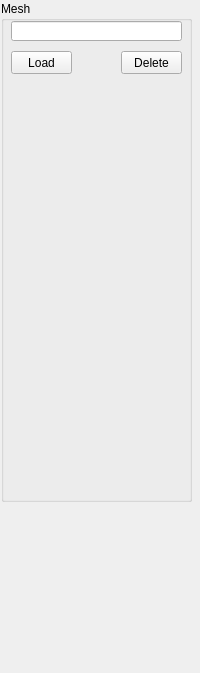
<?xml version="1.0" encoding="UTF-8"?>
<ui version="4.0">
 <class>meshBox</class>
 <widget class="QWidget" name="meshBox">
  <property name="geometry">
   <rect>
    <x>0</x>
    <y>0</y>
    <width>200</width>
    <height>673</height>
   </rect>
  </property>
  <property name="windowTitle">
   <string>Form</string>
  </property>
  <widget class="QGroupBox" name="meshGroup">
   <property name="geometry">
    <rect>
     <x>1</x>
     <y>1</y>
     <width>191</width>
     <height>501</height>
    </rect>
   </property>
   <property name="title">
    <string>Mesh</string>
   </property>
   <widget class="QLineEdit" name="fileNameLine">
    <property name="geometry">
     <rect>
      <x>10</x>
      <y>20</y>
      <width>171</width>
      <height>20</height>
     </rect>
    </property>
    <property name="text">
     <string/>
    </property>
   </widget>
   <widget class="QPushButton" name="loadButton">
    <property name="geometry">
     <rect>
      <x>10</x>
      <y>50</y>
      <width>61</width>
      <height>23</height>
     </rect>
    </property>
    <property name="text">
     <string>Load</string>
    </property>
   </widget>
   <widget class="QPushButton" name="deleteButton">
    <property name="geometry">
     <rect>
      <x>120</x>
      <y>50</y>
      <width>61</width>
      <height>23</height>
     </rect>
    </property>
    <property name="text">
     <string>Delete</string>
    </property>
   </widget>
   <widget class="meshInfoBox" name="infoBox" native="true">
    <property name="geometry">
     <rect>
      <x>10</x>
      <y>80</y>
      <width>171</width>
      <height>407</height>
     </rect>
    </property>
   </widget>
  </widget>
  <widget class="animationWidget" name="animWidget" native="true">
   <property name="geometry">
    <rect>
     <x>0</x>
     <y>506</y>
     <width>191</width>
     <height>157</height>
    </rect>
   </property>
  </widget>
 </widget>
 <customwidgets>
  <customwidget>
   <class>meshInfoBox</class>
   <extends>QWidget</extends>
   <header location="global">GUI/meshinfobox.h</header>
   <container>1</container>
  </customwidget>
  <customwidget>
   <class>animationWidget</class>
   <extends>QWidget</extends>
   <header location="global">GUI/widgets/animationwidget.h</header>
   <container>1</container>
  </customwidget>
 </customwidgets>
 <resources/>
 <connections/>
</ui>
